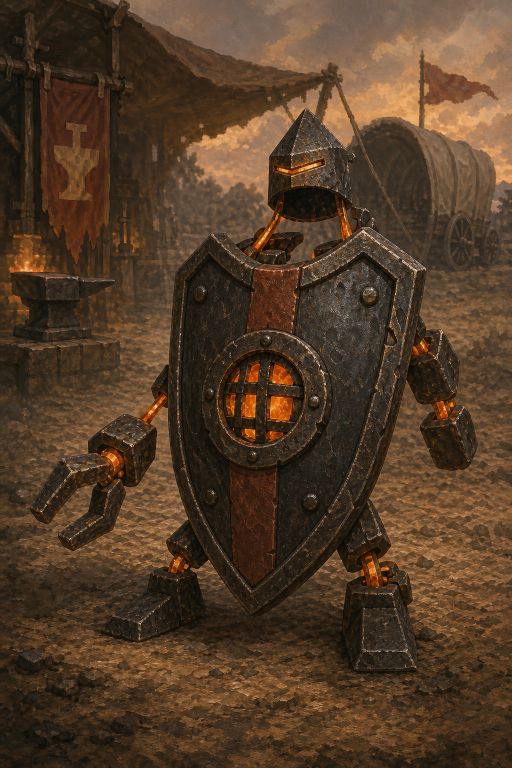
#> input picture ui-concepts/phase-9b/archetype-anchor-illustrations-v0.2/masters/forge-soul-shield-squire.png, 1024 x 1536 px (shown at 1/2 size)
$ python compose_archetype_anchor_review.py
#> lines starting #> are read from the running program, lines starting #| are printed output that depends on the picture
"""Build review sheets for the Phase 9B archetype anchor illustrations."""

from __future__ import annotations

import random
from pathlib import Path

from PIL import Image, ImageDraw, ImageFont


ROOT = Path(__file__).resolve().parent.parent
OUT = (
    ROOT
    / "ui-concepts"
    / "phase-9b"
    / "archetype-anchor-illustrations-v0.2"
)
MASTERS = OUT / "masters"
REVIEW = OUT / "review"
THUMBNAILS = REVIEW / "thumbnails-160x240"
FONT_PATH = ROOT / "sc" / "Assets" / "Art" / "Fonts" / "NotoSansCJKsc-Regular.otf"

GROUPS = (
    {
        "category": "铸魂  FORGE SOUL",
        "color": (139, 67, 39, 255),
        "cards": (
            ("铸魂盾侍", "低阶锚点 · 封闭直边块体", "forge-soul-shield-squire.png"),
            ("不熄炉王", "高阶对应 · 端坐空甲王者", "forge-undying-furnace-king.png"),
        ),
    },
    {
        "category": "荒灵  WILD SPIRIT",
        "color": (91, 112, 60, 255),
        "cards": (
            ("幼鹿灵", "低阶锚点 · 分叉有机破边", "wild-young-deer-spirit.png"),
            ("万蹄奔潮", "高阶对应 · 冲锋枝冠体量", "wild-ten-thousand-hoof-surge.png"),
        ),
    },
    {
        "category": "星契  STAR PACT",
        "color": (55, 72, 124, 255),
        "cards": (
            ("星盘校准师", "低阶锚点 · 轻薄开放圆弧", "star-astrolabe-calibrator.png"),
            ("天穹契约者", "高阶对应 · 纵向织带轨道", "star-sky-covenant-bearer.png"),
        ),
    },
    {
        "category": "旅团  BRIGADE",
        "color": (133, 99, 63, 255),
        "cards": (
            ("行脚医师", "低阶锚点 · 实用非对称负重", "wayfarer-traveling-physician.png"),
            ("百技学徒", "第二锚点 · 拼装训练装备", "wayfarer-many-arts-apprentice.png"),
        ),
    },
)


def font(size: int) -> ImageFont.FreeTypeFont:
    return ImageFont.truetype(str(FONT_PATH), size)


# [31 lines left out: functions centered_text, paper_canvas, not called in this run]


def load_master(filename: str) -> Image.Image:
#> called with filename = 'forge-soul-shield-squire.png'
    image = Image.open(MASTERS / filename).convert("RGB")
#> image is the input picture: PIL image 1024x1536 RGB; mean R, G, B 83, 60.2, 39.9
    if image.size != (1024, 1536):
        raise ValueError(f"{filename} has unexpected size {image.size}")
    return image


# [116 lines left out: functions add_art, build_main_review, not called in this run]


def export_exact_thumbnails() -> None:
    THUMBNAILS.mkdir(parents=True, exist_ok=True)
    for group in GROUPS:
        for _, _, filename in group["cards"]:
            load_master(filename).resize(
                (160, 240),
                Image.Resampling.LANCZOS,
            ).save(THUMBNAILS / filename, optimize=True)
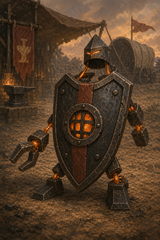
#> saved as forge-soul-shield-squire.png: PIL image 160x240 RGB; mean R, G, B 83, 60.2, 39.9
#> pass 2 of the loop in export_exact_thumbnails, `for group in GROUPS:`:
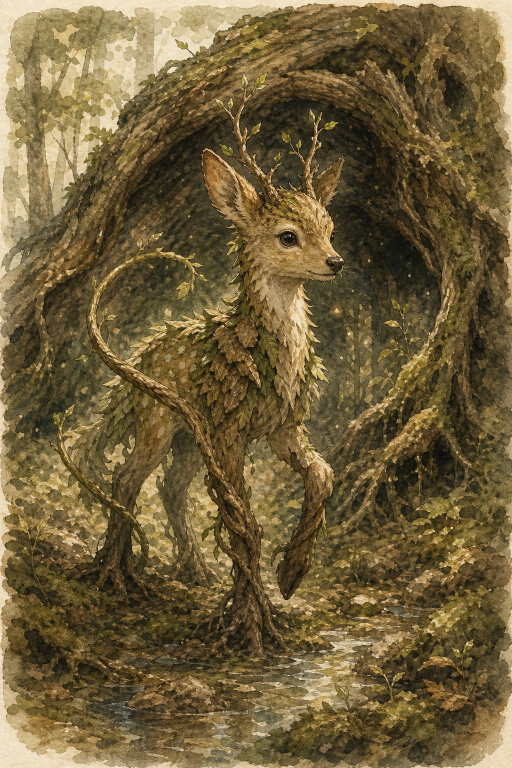
#> input picture ui-concepts/phase-9b/archetype-anchor-illustrations-v0.2/masters/wild-young-deer-spirit.png, 1024 x 1536 px (shown at 1/2 size)
#> in load_master, image is the input picture: PIL image 1024x1536 RGB; mean R, G, B 112.3, 95.4, 59
#> in export_exact_thumbnails, `load_master(filename).resize( (160, 240), Image.Resampling.LANCZOS, )...`:
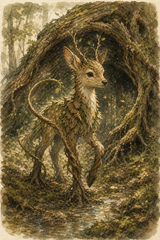
#> saved as wild-young-deer-spirit.png: PIL image 160x240 RGB; mean R, G, B 112.3, 95.3, 58.9
#> pass 3 of the loop in export_exact_thumbnails, `for group in GROUPS:`:
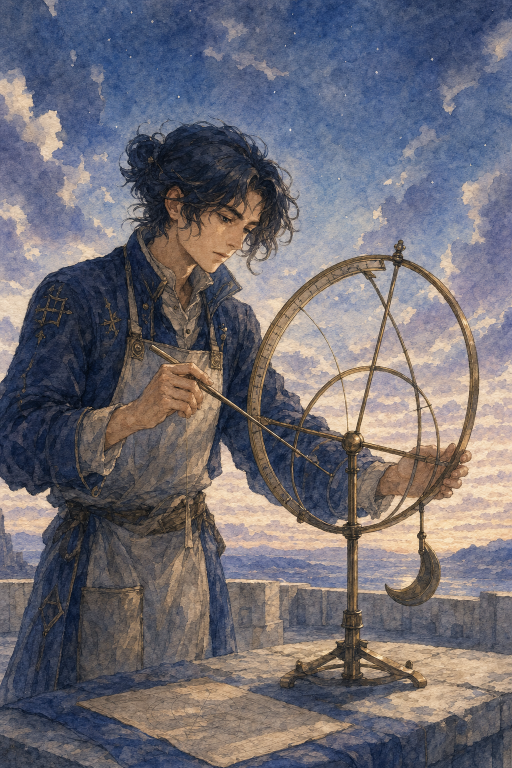
#> input picture ui-concepts/phase-9b/archetype-anchor-illustrations-v0.2/masters/star-astrolabe-calibrator.png, 1024 x 1536 px (shown at 1/2 size)
#> in load_master, image is the input picture: PIL image 1024x1536 RGB; mean R, G, B 111.1, 108.1, 115.6
#> in export_exact_thumbnails, `load_master(filename).resize( (160, 240), Image.Resampling.LANCZOS, )...`:
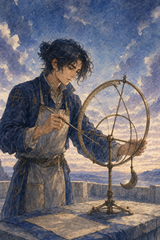
#> saved as star-astrolabe-calibrator.png: PIL image 160x240 RGB; mean R, G, B 111.1, 108.1, 115.6
#> the loop made 4 passes; the first 3 are shown


# [47 lines left out: function build_thumbnail_review, not called in this run]


def main() -> None:
    REVIEW.mkdir(parents=True, exist_ok=True)
    export_exact_thumbnails()
    build_main_review().save(
        REVIEW / "eight-illustrations-review-v0.2.png",
        optimize=True,
    )
    build_thumbnail_review().save(
        REVIEW / "thumbnail-review-160x240-v0.2.png",
        optimize=True,
    )


if __name__ == "__main__":
#> (the run stopped early here; a loop or call above may not have finished)
